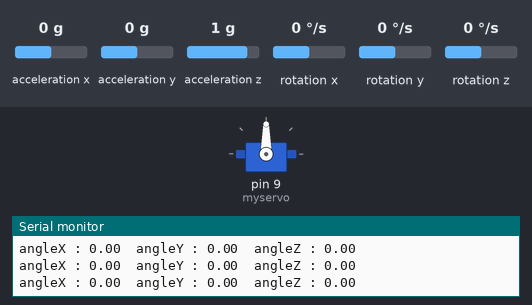
Bench run of a sketch on a simulated Arduino Uno, built with avr-gcc and run on an emulated ATmega328P. On the bench: servo, the last lines printed to the serial monitor. The inputs (shaded band) are chosen by the test bench; at power-on: acceleration y 0 g, acceleration x 0 g, acceleration z 1 g, rotation x 0 °/s, rotation y 0 °/s, rotation z 0 °/s.

Above: at 4.2 s.
4.3 s: acceleration y set to -1.4 g
At 5.0 s:
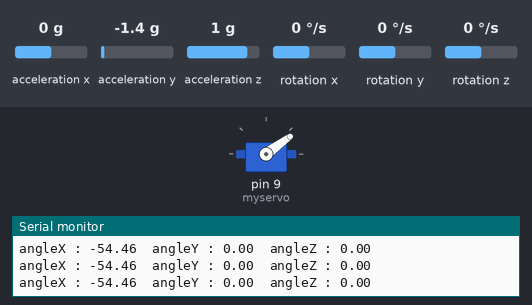
5.8 s: acceleration x set to 0.8 g
At 6.2 s:
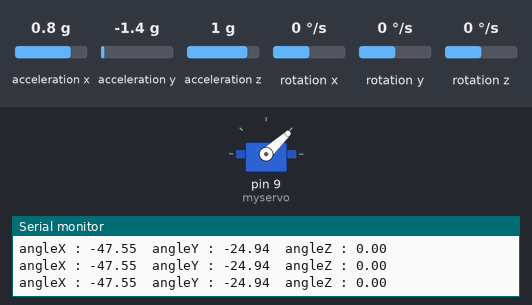
7.3 s: acceleration y set to 0.8 g
At 8.4 s:
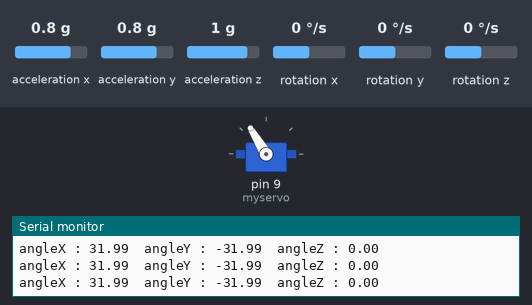
8.8 s: acceleration z set to -1.4 g
At 9.5 s:
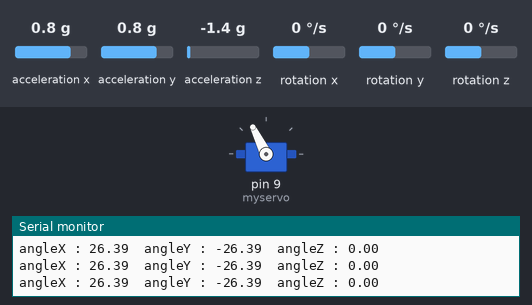
10.3 s: acceleration y set to -0.8 g
At 11.3 s:
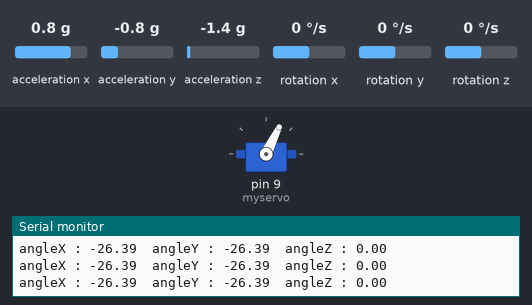
Timing chart, 0 to 12.8 s (numbered marks = the images above; inputs shaded):
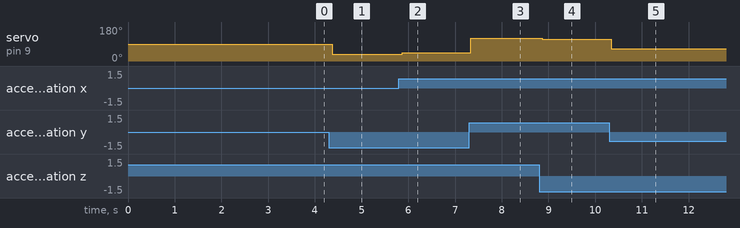

Measured:
- after the input at 4.3 s, servo on pin 9 (myservo): 90° → 36° after 0.07 s
- after the input at 5.8 s, servo on pin 9 (myservo): 36° → 43° after 0.07 s
- after the input at 7.3 s, servo on pin 9 (myservo): 43° → 121° at once
- after the input at 8.8 s, servo on pin 9 (myservo): 121° → 116° after 0.06 s
- after the input at 10.3 s, servo on pin 9 (myservo): 116° → 64° after 0.05 s

The sketch:

mpu1.ino
```cpp
#include <MPU6050_tockn.h>
#include <Wire.h>
#include <Servo.h>

Servo myservo;  // Create servo object to control a servo

MPU6050 mpu6050(Wire);  // Create MPU6050 object

void setup() {
  Serial.begin(9600);
  myservo.attach(9);
  Wire.begin();
  mpu6050.begin();
  mpu6050.calcGyroOffsets(true);
}

void loop() {
  mpu6050.update();

  Serial.print("angleX : ");
  Serial.print(mpu6050.getAngleX());  // Access the X angle value
  Serial.print("\tangleY : ");
  Serial.print(mpu6050.getAngleY());  // Missing semicolon fixed
  Serial.print("\tangleZ : ");
  Serial.println(mpu6050.getAngleZ());  // Missing semicolon fixed

  // Ensure servo position stays within 0-180 degrees
  int servoPos = constrain(map(mpu6050.getAngleX(), -90, 90, 0, 180), 0, 180);
  myservo.write(servoPos);

  delay(15);
}
```
